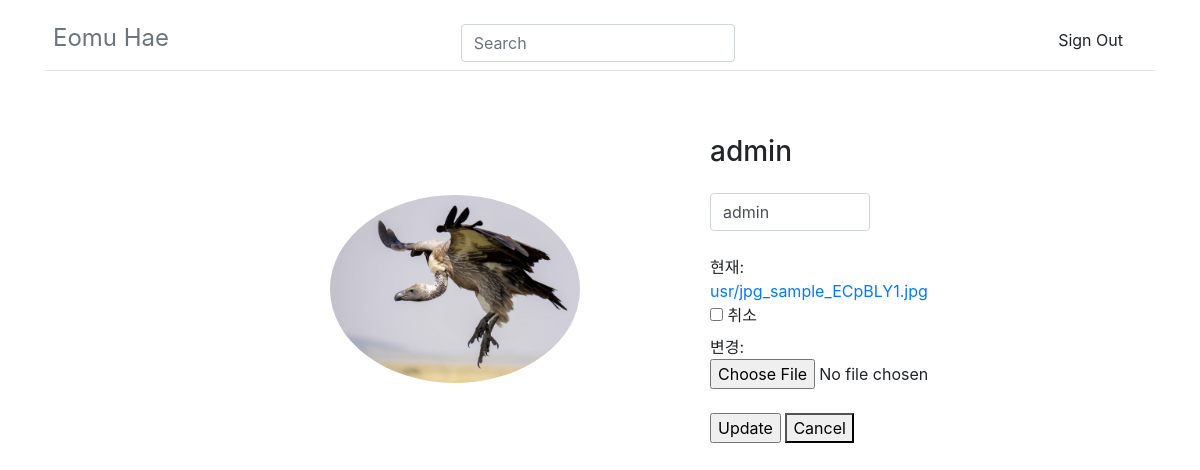
Page /intworlduser/profile_update (signed in) on the committed database.
### intworlduser/models.py (models this page shows, shortened)
class Profile(models.Model):
    class Meta:
        verbose_name = 'Profile'
        verbose_name_plural = 'Profile'
    user = models.OneToOneField(User, on_delete=models.CASCADE)
    nick = models.CharField(verbose_name='NickName', max_length=50, blank=True,)
    intro = models.TextField(blank=True, max_length=200, )
    profile_image = models.ImageField(blank=True, upload_to='usr')

### intworlduser/views.py (the view, shortened to what this page needs)
# urls.py: path('profile_update', views.ProfileUpdateView.as_view(), name='profile_update'),
class ProfileUpdateView(View):
    def get(self, request):
        user = get_object_or_404(User, pk=request.user.pk)
        if hasattr(user, 'profile'):
            profile = user.profile
            profile_form = ProfileUpdateForm(initial={
                'nick': profile.nick,
                'intro': profile.intro,
                'profile_image': profile.profile_image,
            })
        else:
            profile_form = ProfileUpdateForm()
        return render(request, 'profile_update.html', { "profile_form": profile_form, "profile": profile})

### intworlduser/forms.py
class ProfileUpdateForm(forms.ModelForm):
    profile_image = forms.ImageField(required=False)
    class Meta:
        model = Profile
        fields = ['intro','profile_image']
        widgets = {
            'intro': forms.TextInput(attrs={'class': 'form-control'}),
            'profile_image' : forms.ClearableFileInput(attrs={'class': 'form-control-file', 'onchange': 'readURL(this);'}),
        }
        labels = {
            'profile_image': '프로필 사진',
            'intro': '인사말',
        }

### intworlduser/templates/profile_update.html (shortened to what this page needs)
{% extends 'base.html' %}
{% load staticfiles %}
{% block content %}
<div class="cantrion">
  <div class="row justify-content-center">
    <div class="col-md-4 order-md-1 d-flex align-items-center">
      <img class="img-fluid rounded-circle" width="250" height="250" src="{{profile.profile_image.url}}"
        preserveAspectRatio="xMidYMid slice" focusable="false" role="img" aria-label="Placeholder: Thumbnail">
    </div>
    <div class="col-md-2 order-md-2 mb-4">
      <br>
      <h3 class="mb-0">{{user.username}}</h3>
      <form method="POST" class="post-form" enctype="multipart/form-data" action="">
        <br>
        {{ profile_form.intro }}
        <br>
        {{ profile_form.profile_image }}
        <br>
        <br>
        <input type="submit" value="Update">
        <a href="{% url 'index' %}">
          <button type="button">Cancel</button>
        </a>
      </form>
    </div>
  </div>
</div>
{% endblock %}

### rows in the picture
Profile: profile_image (picture), intro "admin"

### other values in the picture
{{ user.username }} "admin"
